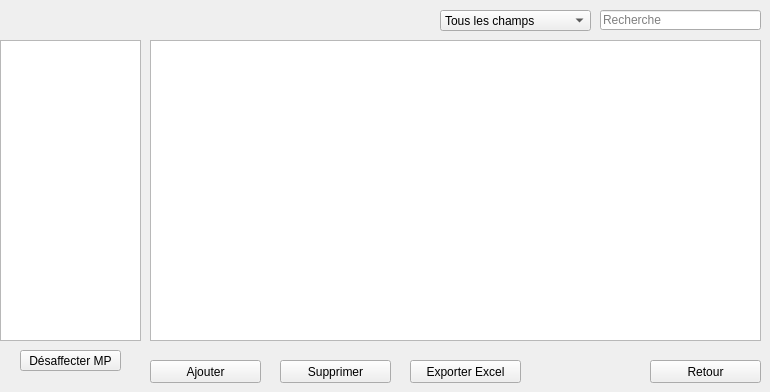
      <widget class="QWidget" name="page_afficheP">
       <widget class="QTableView" name="tabProduits">
        <property name="geometry">
         <rect>
          <x>150</x>
          <y>40</y>
          <width>611</width>
          <height>301</height>
         </rect>
        </property>
        <property name="selectionBehavior">
         <enum>QAbstractItemView::SelectRows</enum>
        </property>
        <property name="sortingEnabled">
         <bool>true</bool>
        </property>
       </widget>
       <widget class="QComboBox" name="cb_champ">
        <property name="geometry">
         <rect>
          <x>440</x>
          <y>10</y>
          <width>151</width>
          <height>21</height>
         </rect>
        </property>
        <item>
         <property name="text">
          <string>Tous les champs</string>
         </property>
        </item>
        <item>
         <property name="text">
          <string>Categorie</string>
         </property>
        </item>
        <item>
         <property name="text">
          <string>Description</string>
         </property>
        </item>
        <item>
         <property name="text">
          <string>Reference</string>
         </property>
        </item>
        <item>
         <property name="text">
          <string>Quantite</string>
         </property>
        </item>
        <item>
         <property name="text">
          <string>Date_de_creation</string>
         </property>
        </item>
        <item>
         <property name="text">
          <string>Date_d'expiration</string>
         </property>
        </item>
        <item>
         <property name="text">
          <string>Ref_MP</string>
         </property>
        </item>
        <item>
         <property name="text">
          <string>Emplacement</string>
         </property>
        </item>
        <item>
         <property name="text">
          <string>Prix</string>
         </property>
        </item>
        <item>
         <property name="text">
          <string>Dimensions</string>
         </property>
        </item>
        <item>
         <property name="text">
          <string>Poids</string>
         </property>
        </item>
        <item>
         <property name="text">
          <string>Volume</string>
         </property>
        </item>
        <item>
         <property name="text">
          <string>Commentaire</string>
         </property>
        </item>
       </widget>
       <widget class="QLineEdit" name="le_rechercheP">
        <property name="geometry">
         <rect>
          <x>600</x>
          <y>10</y>
          <width>161</width>
          <height>20</height>
         </rect>
        </property>
        <property name="placeholderText">
         <string>Recherche</string>
        </property>
        <property name="clearButtonEnabled">
         <bool>true</bool>
        </property>
       </widget>
       <widget class="QPushButton" name="Button_Ajouter">
        <property name="geometry">
         <rect>
          <x>150</x>
          <y>360</y>
          <width>111</width>
          <height>23</height>
         </rect>
        </property>
        <property name="text">
         <string>Ajouter</string>
        </property>
        <property name="shortcut">
         <string>Ctrl+A</string>
        </property>
       </widget>
       <widget class="QPushButton" name="Button_exporterExcel">
        <property name="geometry">
         <rect>
          <x>410</x>
          <y>360</y>
          <width>111</width>
          <height>23</height>
         </rect>
        </property>
        <property name="text">
         <string>Exporter Excel</string>
        </property>
        <property name="shortcut">
         <string>Ctrl+E</string>
        </property>
       </widget>
       <widget class="QPushButton" name="Button_Supprimer">
        <property name="geometry">
         <rect>
          <x>280</x>
          <y>360</y>
          <width>111</width>
          <height>23</height>
         </rect>
        </property>
        <property name="text">
         <string>Supprimer</string>
        </property>
        <property name="shortcut">
         <string>Ctrl+S</string>
        </property>
       </widget>
       <widget class="QPushButton" name="Button_Retour">
        <property name="geometry">
         <rect>
          <x>650</x>
          <y>360</y>
          <width>111</width>
          <height>23</height>
         </rect>
        </property>
        <property name="text">
         <string>Retour</string>
        </property>
       </widget>
       <widget class="QListView" name="tab_ref_mpAffecte">
        <property name="geometry">
         <rect>
          <x>0</x>
          <y>40</y>
          <width>141</width>
          <height>301</height>
         </rect>
        </property>
       </widget>
       <widget class="QPushButton" name="Button_desaffecterMP">
        <property name="geometry">
         <rect>
          <x>20</x>
          <y>350</y>
          <width>101</width>
          <height>21</height>
         </rect>
        </property>
        <property name="text">
         <string>Désaffecter MP</string>
        </property>
       </widget>
      </widget>
